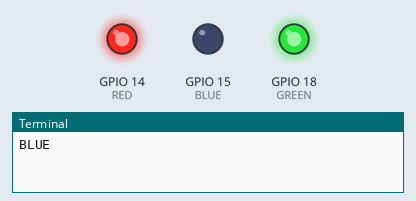
The program below on a simulated Raspberry Pi (BCM pin numbers). On the bench: output pins drawn as LEDs (lit = HIGH), the last lines printed to the terminal.

Above: at 0.2 s.
At 1.2 s:
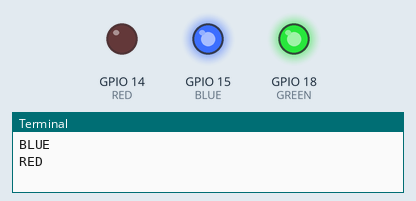
At 2.2 s:
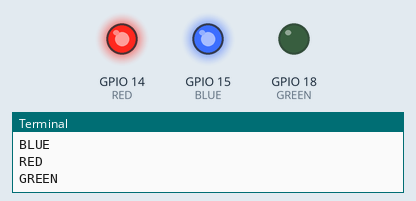
At 5.7 s:
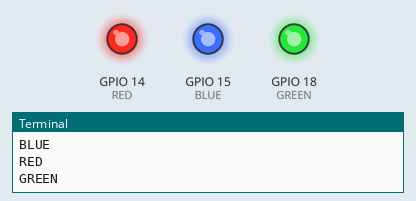
Timing chart, 0 to 6.9 s (numbered marks = the images above):
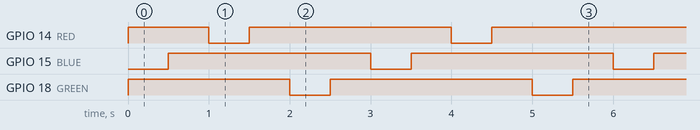

Measured:
- by itself, GPIO 14 (RED), GPIO 18 (GREEN): repeats every 3.0 s: LOW 0.50 s, HIGH 2.5 s
- by itself, GPIO 15 (BLUE): alternates HIGH for 2.5 s and LOW for 0.50 s
- by itself, everything shown: repeats every 3.0 s, in 6 steps

The program:

led.py
```python
import RPi.GPIO as GPIO
import time
GPIO.setmode(GPIO.BCM)
GPIO.setwarnings(False)

RED = 14
BLUE = 15
GREEN = 18

GPIO.setup(RED, GPIO.OUT)
GPIO.setup(GREEN, GPIO.OUT)
GPIO.setup(BLUE, GPIO.OUT)


try:
    while True:
        GPIO.output(RED, GPIO.HIGH)
        GPIO.output(GREEN, GPIO.HIGH)
        GPIO.output(BLUE, GPIO.LOW)
        print("BLUE")
        time.sleep(0.5)
        GPIO.output(BLUE, GPIO.HIGH)
        time.sleep(0.5)

        GPIO.output(RED, GPIO.LOW)
        GPIO.output(GREEN, GPIO.HIGH)
        GPIO.output(BLUE, GPIO.HIGH)
        print("RED")
        time.sleep(0.5)
        GPIO.output(RED, GPIO.HIGH)
        time.sleep(0.5)

        GPIO.output(RED, GPIO.HIGH)
        GPIO.output(GREEN, GPIO.LOW)
        GPIO.output(BLUE, GPIO.HIGH)
        print("GREEN")
        time.sleep(0.5)
        GPIO.output(GREEN, GPIO.HIGH)
        time.sleep(0.5)

except KeyboardInterrupt:
    print("프로그램 종료")

finally:
    GPIO.cleanup()
```
